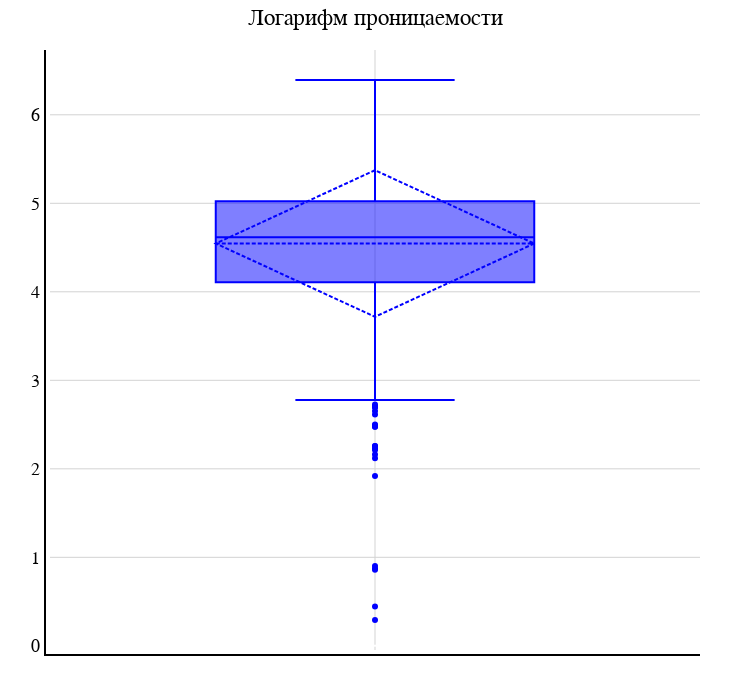

Here is the notebook cell this chart was saved with:
### Code cell
y0 = ALL['LNk']
# y1 = R2['phi']
# y2 = R3['phi']
# y3 = R4['phi']
fig = go.Figure()
fig.add_trace(go.Box(y=y0, name='', marker_color = 'blue', boxmean='sd'))
# fig.add_trace(go.Box(y=y1, name='Скважина R2', marker_color = 'blue', boxmean='sd'))
# fig.add_trace(go.Box(y=y2, name='Скважина R3', marker_color = 'green', boxmean='sd'))
# fig.add_trace(go.Box(y=y3, name='Скважина R4', marker_color = 'red', boxmean='sd'))

# fig.update_yaxes(title_text="Пористость, д.е.", titlefont=dict(family="arial",size=18,color="black"))
fig.update_layout(title="Логарифм проницаемости", title_x = 0.5, titlefont=dict(family="arial",size=23,color="black") ,autosize=False,width=750,height=700,margin=dict(l=50,r=50,b=50,t=50,pad=4),paper_bgcolor="White", plot_bgcolor="White")
fig.update_xaxes(showline=True, linewidth=2, linecolor='black', gridcolor='lightgray')
fig.update_yaxes(showline=True, linewidth=2, linecolor='black', gridcolor='lightgray', tickfont=dict(family='Arial', color='black', size=18))

fig.update_layout(showlegend=False)

fig.show()

#fig.write_image("C:/Users/ShirokovAV/Desktop/python/images/poro_box.png")

### Figure 1 — Plotly figure (JSON) as saved in the notebook; plotly's stock layout.template omitted (floating-point values rounded to 4 significant figures; data arrays with more than 128 entries replaced by an {"elided": "..."} marker saying what was removed)
{"data": [{"boxmean": "sd", "marker": {"color": "blue"}, "name": "", "type": "box", "y": {"elided": "782 float values"}}], "layout": {"autosize": false, "height": 700, "margin": {"b": 50, "l": 50, "pad": 4, "r": 50, "t": 50}, "paper_bgcolor": "White", "plot_bgcolor": "White", "showlegend": false, "title": {"font": {"color": "black", "family": "arial", "size": 23}, "text": "Логарифм проницаемости", "x": 0.5}, "width": 750, "xaxis": {"gridcolor": "lightgray", "linecolor": "black", "linewidth": 2, "showline": true}, "yaxis": {"gridcolor": "lightgray", "linecolor": "black", "linewidth": 2, "showline": true, "tickfont": {"color": "black", "family": "Arial", "size": 18}}}}
